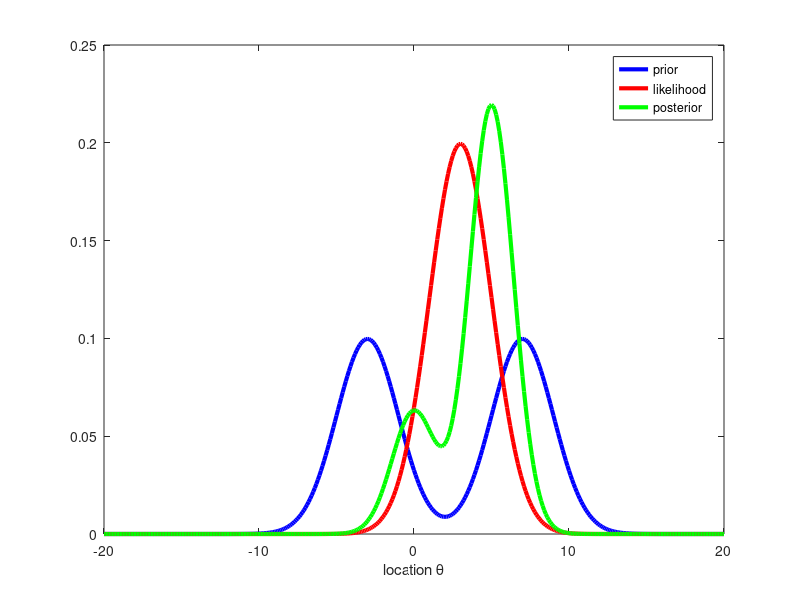

Write the MATLAB code that produced this figure.
clear all; close all; clc;

% Imagine you're a robot trying to detect the location of a target
% sensory system will tell you the current location of the target, but with
% some uncertainty (likelihood). you know the target can show up in two possible
% locations, give prior knowledge (priors). 

% Define the range of all possible locations, theta

stepsize = 0.1          ;
theta = -20:stepsize:20 ; % all possible locations of the target

% Define Prior as the sum of two Gaussians
%   [       Simply add up two normpdf()]
%   [       Remember to normalize it afterward]
%   [       To normalize a distribution P, divide it by sum(P*stepsize)]

m1 = -3 ; sd1 = 2 ;
m2 =  7 ; sd2 = 2 ;

prior = normpdf(theta, m1, sd1) + normpdf(theta, m2, sd2) ;
prior = prior/sum(prior*stepsize) ;

% Compute Likelihood based on the Gaussian distribution
%   [       Simply use the normpdf()]

x   = 3 ;   % output of sensory system
sdx = 2 ;   % sensor system's uncertainty (standard dev.)

likelihood = normpdf(x, theta, sdx) ; % another Gaussian distribution to 
                                      % model the uncertainty of the sensor
                                      % observation always comes first

% Compute Posterior
%   [       Multiply Prior with Likelihood, elementwise]
%   [       Normalize the Posterior afterward]

post = prior .* likelihood     ;
post = post/sum(post*stepsize) ;


% Plot Prior, Likelihood and Posterior on the same graph

% figure;   % To open a new figure window
% hold on;  % To enable multiple lines plotting on the same figure
% Then, just go ahead and plot them one by one:
%   plot(theta, WhateverYouWantToPlot);

% To use different colors for different lines, try this:
%   plot(X,Y,'r'); % plots the line in RED
%
%   Type "doc linespec" in the Command Window 
%       for more info on line specifications!

plot(theta, prior, 'b', 'linewidth', 3)      ; hold on;
plot(theta, likelihood, 'r', 'linewidth', 3) ; hold on;
plot(theta, post, 'g', 'linewidth', 3)       ; hold on;
legend('prior', 'likelihood', 'posterior')   ;
xlabel('location \theta')                    ;


% Find the maximum a poseteriori (MAP) estimate of location, theta
%   [       Use max() to find what and where the maximum value is in Posterior]
%   [       Retrieve the value in the theta vector corresponding to the MAP position]

[maxP maxID] = max(post)    ;
MAPest       = theta(maxID) ;

MAPest


% can change sd of the two prior distributions to reflect degrees of
% uncertainty in where the target tends to be

% can also change sd of the sensory system to reflect degree of uncertainty
% in the sensor's location info

% can also manipulate the distributions (multiply normalized distribution)
% to increase probability
